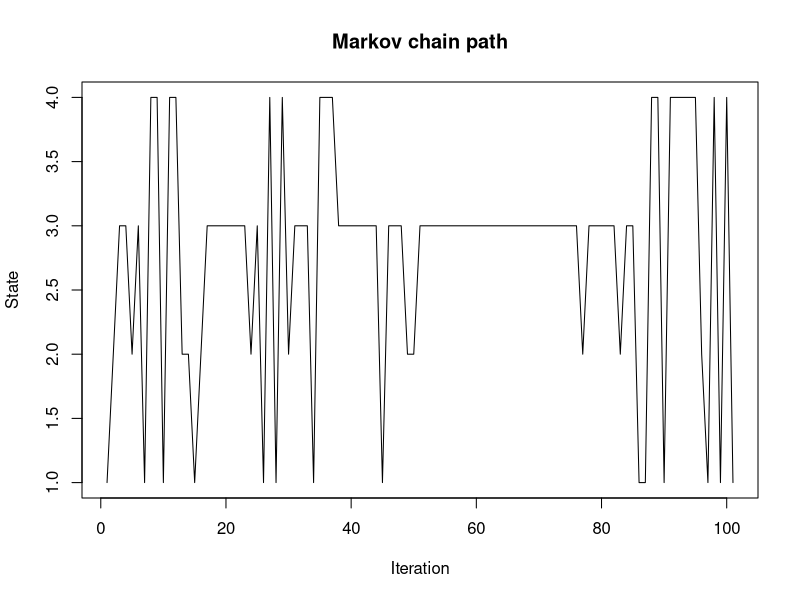

R code for this plot:
#Number of iterations
N=100
#Path variable
X=rep(0,N+1)
#States
S=1:4
#Initialization
X[1]=1
#Transition Matrix
A=matrix(nrow=length(S), ncol=length(S), c(0.1,0.1,0.1,0.3,
                                           0.1,0.3,0.1,0.1,
                                           0.1,0.6,0.8,0.1,
                                           0.7,0.0,0.0,0.5))

for (i in 1:N){
  probs=A[X[i],]
  u=runif(1)
  cs=cumsum(probs)
  X[i+1]=which(u<=cs)[1]
}

print(X)
plot(X, type ="l",xlab ="Iteration", ylab = "State", main ="Markov chain path")
